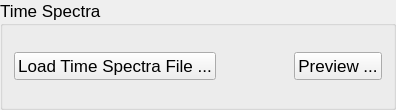
                  <widget class="QGroupBox" name="time_spectra_groupbox_2">
                   <property name="minimumSize">
                    <size>
                     <width>0</width>
                     <height>110</height>
                    </size>
                   </property>
                   <property name="maximumSize">
                    <size>
                     <width>16777215</width>
                     <height>110</height>
                    </size>
                   </property>
                   <property name="font">
                    <font>
                     <pointsize>13</pointsize>
                    </font>
                   </property>
                   <property name="title">
                    <string>Time Spectra</string>
                   </property>
                   <layout class="QVBoxLayout" name="verticalLayout_14">
                    <item>
                     <layout class="QHBoxLayout" name="horizontalLayout_3">
                      <item>
                       <widget class="QPushButton" name="import_time_spectra_button">
                        <property name="sizePolicy">
                         <sizepolicy hsizetype="Fixed" vsizetype="Fixed">
                          <horstretch>0</horstretch>
                          <verstretch>0</verstretch>
                         </sizepolicy>
                        </property>
                        <property name="text">
                         <string>Load Time Spectra File ...</string>
                        </property>
                       </widget>
                      </item>
                      <item>
                       <widget class="QLabel" name="time_spectra_folder">
                        <property name="autoFillBackground">
                         <bool>false</bool>
                        </property>
                        <property name="text">
                         <string/>
                        </property>
                       </widget>
                      </item>
                      <item>
                       <widget class="QLabel" name="time_spectra">
                        <property name="text">
                         <string/>
                        </property>
                       </widget>
                      </item>
                      <item>
                       <spacer name="horizontalSpacer_4">
                        <property name="orientation">
                         <enum>Qt::Horizontal</enum>
                        </property>
                        <property name="sizeHint" stdset="0">
                         <size>
                          <width>40</width>
                          <height>20</height>
                         </size>
                        </property>
                       </spacer>
                      </item>
                      <item>
                       <widget class="QPushButton" name="preview_time_spectra_button">
                        <property name="sizePolicy">
                         <sizepolicy hsizetype="Fixed" vsizetype="Fixed">
                          <horstretch>0</horstretch>
                          <verstretch>0</verstretch>
                         </sizepolicy>
                        </property>
                        <property name="text">
                         <string>Preview ...</string>
                        </property>
                       </widget>
                      </item>
                     </layout>
                    </item>
                   </layout>
                  </widget>
